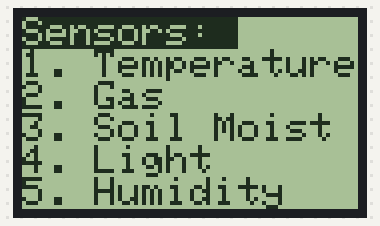
The sketch below on a simulated ESP8266 (NodeMCU). On the bench: 84×48 one-colour display. WiFi joins after 1.5 s; servers stay silent unless stated; the display library's start-up logo is not drawn; what the sketch prints to the serial monitor is not drawn.

Above: at 1.3 s.
At 3.9 s:
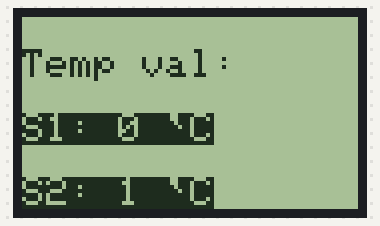
At 4.9 s:
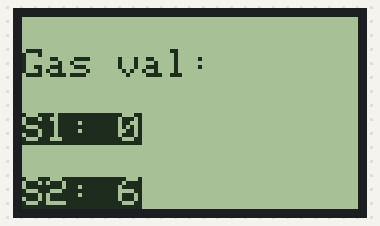
At 5.9 s:
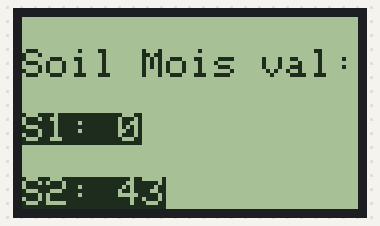
At 6.9 s:
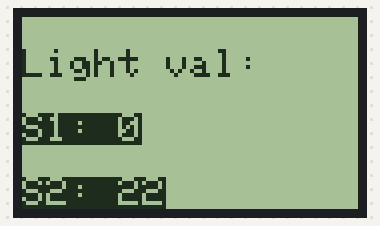
At 7.9 s:
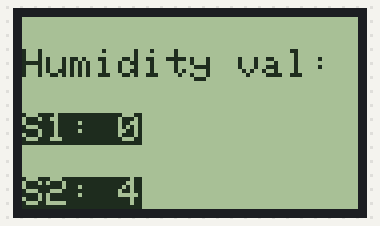

The sketch:

Node_Combine.ino
```cpp
//WIFI INIT

#include <ESP8266WiFi.h>;
#include <WiFiClient.h>;
#include <ThingSpeak.h>;

WiFiClient client;
unsigned long myChannelNumber = 1009768; // Channel Number
const char * myWriteAPIKey = "XO73C6Y1RER7PHIW"; // API Key

unsigned long myChannelNumber2 = 1010271; // Channel Number
const char * myWriteAPIKey2 = "DLZ21OBWU5OOFWS3"; // API Key


//WIFI INIT DONE
const char* ssid = "Hackbout"; //Your Network SSID
const char* password = "hackbout@321"; //Your Network Password
int valu;
int cou=1;
//LCD INITIALIZATION

#include <SPI.h>               // include SPI library
#include <Adafruit_GFX.h>      // include adafruit graphics library
#include <Adafruit_PCD8544.h>  // include adafruit PCD8544 (Nokia 5110) library
// Nokia 5110 LCD module connections (CLK, DIN, D/C, CS, RST)
Adafruit_PCD8544 display = Adafruit_PCD8544(D4, D3, D2, D1, D0);
#define NUMFLAKES 10
#define XPOS 0
#define YPOS 1
#define DELTAY 2
#define LOGO16_GLCD_HEIGHT 16
#define LOGO16_GLCD_WIDTH  16
int val=1;
int mein =0;
static const unsigned char PROGMEM logo16_glcd_bmp[] =
{ B00000000, B11000000,
  B00000001, B11000000,
  B00000001, B11000000,
  B00000011, B11100000,
  B11110011, B11100000,
  B11111110, B11111000,
  B01111110, B11111111,
  B00110011, B10011111,
  B00011111, B11111100,
  B00001101, B01110000,
  B00011011, B10100000,
  B00111111, B11100000,
  B00111111, B11110000,
  B01111100, B11110000,
  B01110000, B01110000,
  B00000000, B00110000 };

//LCD INITIALIZATION ENDS
//************//
//REST LINK INITIALIZATION

 #include <SoftwareSerial.h>
#include <ArduinoJson.h>

SoftwareSerial serial1(14,12);//5,6
SoftwareSerial serial2(13,15);//7,8
int ai1,ai2;
int t1,t2;
int h1,h2;
int he1,he2;
int l1,l2;
int s1,s2;
int g1,g2;
 //REST LINK INITIALIZATION ENDS


void setup()
{
  Serial.begin(9600);
 //WIFI SETUP
  WiFi.begin(ssid, password);
  ThingSpeak.begin(client);
 //WIFI SETUP OVER

 //LCD SETUP

  pinMode(A0,INPUT);
  pinMode(D6,INPUT);
  display.begin();// init done
  display.setContrast(50);
  display.display(); // show splashscreen
  display.clearDisplay();   // clears the screen and buffer // text display tests
  display.setTextSize(2);
  display.setTextColor(WHITE,BLACK);
  display.setCursor(0,0);
  display.println("Smart IoT Farming!");
  delay(1200); //Introduction
  display.clearDisplay();
  display.setTextSize(0.6);
  display.setTextColor(WHITE,BLACK);
  display.setCursor(0,0);
  display.println("Sensors: ");
  display.setTextColor(BLACK);
  display.println("1. Temperature");
  display.println("2. Gas");
  display.println("3. Soil Moist");
  display.println("4. Light");
  display.println("5. Humidity");
  display.display();
  delay(1200);

 //LCD SETUP ENDS
 //********************//
 //REST LINK SETUP
  serial1.begin(9600);
  serial2.begin(9600);
  Serial.println("DHTxx test!");

  //REST LINK SETUP ENDS

}

void loop()
{
  if(val==1)
  dataloop();
  lcdloop(); //Displaying Values in LCD Screen


}
// JsonObject&
void dataloop()
{
  /*String value="";
  while(serial1.available()){
    delay(10);
    int _temp=serial1.read();
    Serial.println(_temp);
    value.concat(_temp);
    value.concat(",");
  }
  value.remove((value.length())-1);
  Serial.println(value);
  */
  //Serial.println(serial1.readString());
  StaticJsonBuffer<200> jsonBuffer1;
  JsonObject& root = jsonBuffer1.parseObject(serial1.readString());
  //Serial.println(serial1.readString());
  t1 = root["t"];
  h1 = root["h"];
  //he1 = root["heat"];
  l1 = root["l"];
  s1= root["s"];
  g1=root["g"];

  printo1();


    if (!root.success())
  {
    Serial.println("parseObject()1 failed");
    return;
  }


  StaticJsonBuffer<200> jsonBuffer2;
  JsonObject& root1 = jsonBuffer2.parseObject(serial2.readString());
  Serial.println(serial2.readString());
  t2 = root1["t"];
  h2 = root1["h"];
  l2 = root1["l"];
  s2 = root1["s"];
  g2=root1["g"];
  printo2();

  cou++; //uploading counter
  if (cou==6)
    cou=1;

  if (!root1.success())
  {
    Serial.println("parseObject() failed");
    return;
  }

}

void lcdloop()
{
  display.clearDisplay();
  display.setTextSize(0.6);
  display.setTextColor(BLACK);
  display.setCursor(0,0);
  if( val ==1)
  {
    display.println("");
    display.println("Temp val: ");
    display.println("");
    display.setTextColor(WHITE,BLACK);
    display.print("S1: ");
    display.print(t1);
    display.print(" `C");
    display.println("");display.println("");
    display.print("S2: ");
    display.print(t1+1);
    display.println(" `C");
  display.display();
  }
  if( val ==2)
  {
    display.println("");
    display.println("Gas val: ");
    display.println("");
    display.setTextColor(WHITE,BLACK);
    display.print("S1: ");
    display.print(g1);
    display.println("");display.println("");
    display.print("S2: ");
    display.print(g1+6);
    display.println("");
  display.display();
  }
  if( val ==3)
  {
    display.println("");
    display.println("Soil Mois val:");
    display.println("");
    display.setTextColor(WHITE,BLACK);
    display.print("S1: ");
    display.print(s1);
    display.println("");display.println("");
    display.print("S2: ");
    display.print(s1+43);
    display.println("");
  display.display();
  }
  if( val ==4)
  {
    display.println("");
    display.println("Light val: ");
    display.println("");
    display.setTextColor(WHITE,BLACK);
    display.print("S1: ");
    display.print(l1);
    display.println("");display.println("");
    display.print("S2: ");
    display.print(l1+22);
    display.println("");
  display.display();
  }
  if( val ==5)
  {
    display.println("");
    display.println("Humidity val:");
    display.println("");
    display.setTextColor(WHITE,BLACK);
    display.print("S1: ");
    display.print(h1);
    display.println("");display.println("");
    display.print("S2: ");
    display.print(h1+4);
    display.println("");
  display.display();
  }

  val++;
  if (val == 6)
    val = 1;
    delay(1000);
} //LCD LOoP ENDS

void printo1()
{
  Serial.print("**Area Index Sensor Number: 1");
  //Serial.print(ai1);
  //ThingSpeak.writeField(myChannelNumber, 1,valu, myWriteAPIKey); //Update in ThingSpeak
  Serial.println(" **");
  Serial.print("Temperature: ");
  Serial.println(t1);
  if(cou==1)
  ThingSpeak.writeField(myChannelNumber, 1,t1, myWriteAPIKey); //Update in ThingSpeak

  Serial.print("Humidity: ");
  if(cou==2)
  ThingSpeak.writeField(myChannelNumber, 2,h1, myWriteAPIKey); //Update in ThingSpeak
  Serial.println(h1);
  Serial.print("Heat Index: ");
  Serial.println(he1);
  Serial.print("Light Sense: ");
  if(cou==3)
  ThingSpeak.writeField(myChannelNumber, 3,l1, myWriteAPIKey); //Update in ThingSpeak
  Serial.println(l1);
  Serial.print("Soil Moisture: ");
  if(cou==4)
  ThingSpeak.writeField(myChannelNumber, 4,s1, myWriteAPIKey); //Update in ThingSpeak
  Serial.println(s1);
  Serial.print("Gas: ");
  if(cou==5)
  ThingSpeak.writeField(myChannelNumber, 5,g1, myWriteAPIKey); //Update in ThingSpeak
  Serial.println(g1);
  Serial.println();

}

void printo2()
{
  Serial.print("**Area Index Sensor Number: 2");
  //ThingSpeak.writeField(myChannelNumber, 1,valu, myWriteAPIKey); //Update in ThingSpeak
  //Serial.print(ai2);
  Serial.println(" **");
  Serial.print("Temperature: ");
  Serial.println(t2);
  t2=t1+2;
  if(cou==1)
  ThingSpeak.writeField(myChannelNumber2, 1,t2, myWriteAPIKey2); //Update in ThingSpeak

  Serial.print("Humidity: ");
  h2=h1+4;
  if(cou==2)
  ThingSpeak.writeField(myChannelNumber2, 2,h2, myWriteAPIKey2); //Update in ThingSpeak
  Serial.println(h2);
  Serial.print("Heat Index: ");
  Serial.println(he2);
  Serial.print("Light Sense: ");
  l2=l1+22;
  if(cou==3)
  ThingSpeak.writeField(myChannelNumber2, 3,l2, myWriteAPIKey2); //Update in ThingSpeak
  Serial.println(l2);
  Serial.print("Soil Moisture: ");
  s2=s1+43;
  if(cou==4)
  ThingSpeak.writeField(myChannelNumber2, 4,s2, myWriteAPIKey2); //Update in ThingSpeak
  Serial.println(s2);
  Serial.print("Gas: ");
  g2=g1+6;
  if(cou==5)
  ThingSpeak.writeField(myChannelNumber2, 5,g2, myWriteAPIKey2); //Update in ThingSpeak
  Serial.println(g2);
  Serial.println();
}
```

Measured:
- by itself, everything shown: repeats every 6.4 s, in 5 steps
- what the display in image 0 shows lasts 2.5 s, from 1.3 s to 3.8 s
- what the display in image 1 shows lasts 1.0 s, from 3.8 s to 4.8 s
- what the display in image 5 shows lasts 2.3 s, from 7.9 s to 10.2 s
